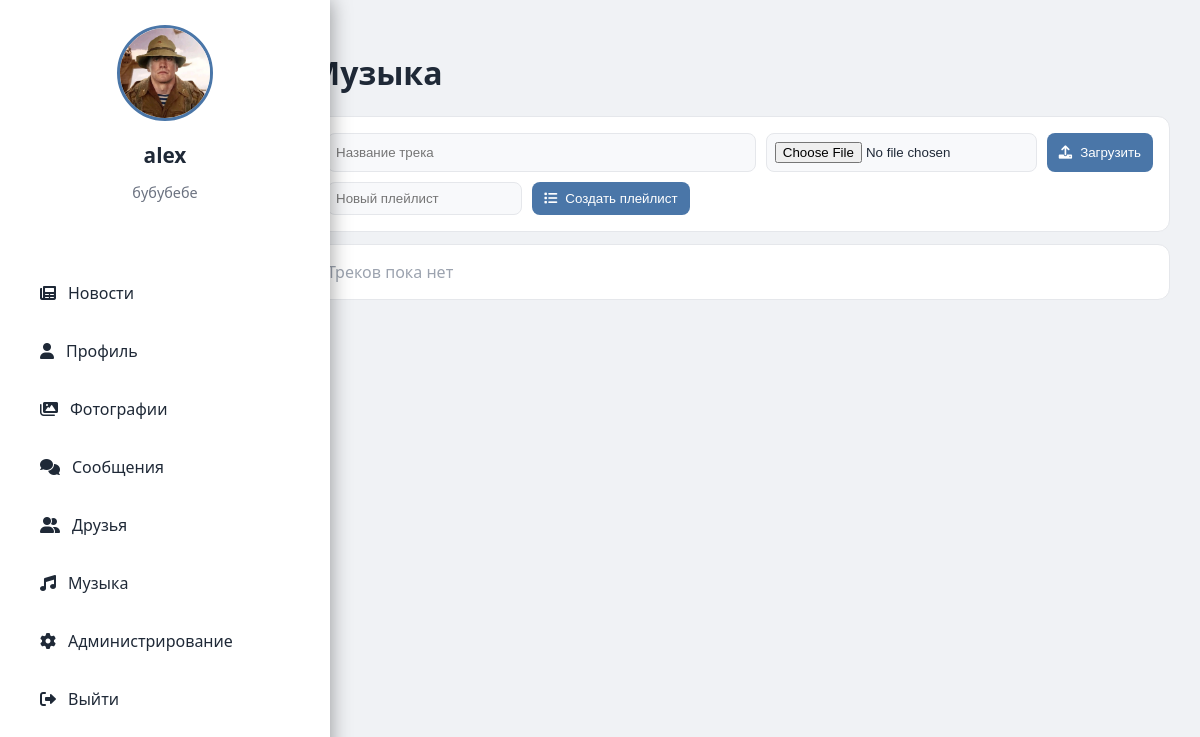
/music (signed in), run on an earlier commit of the app's database.
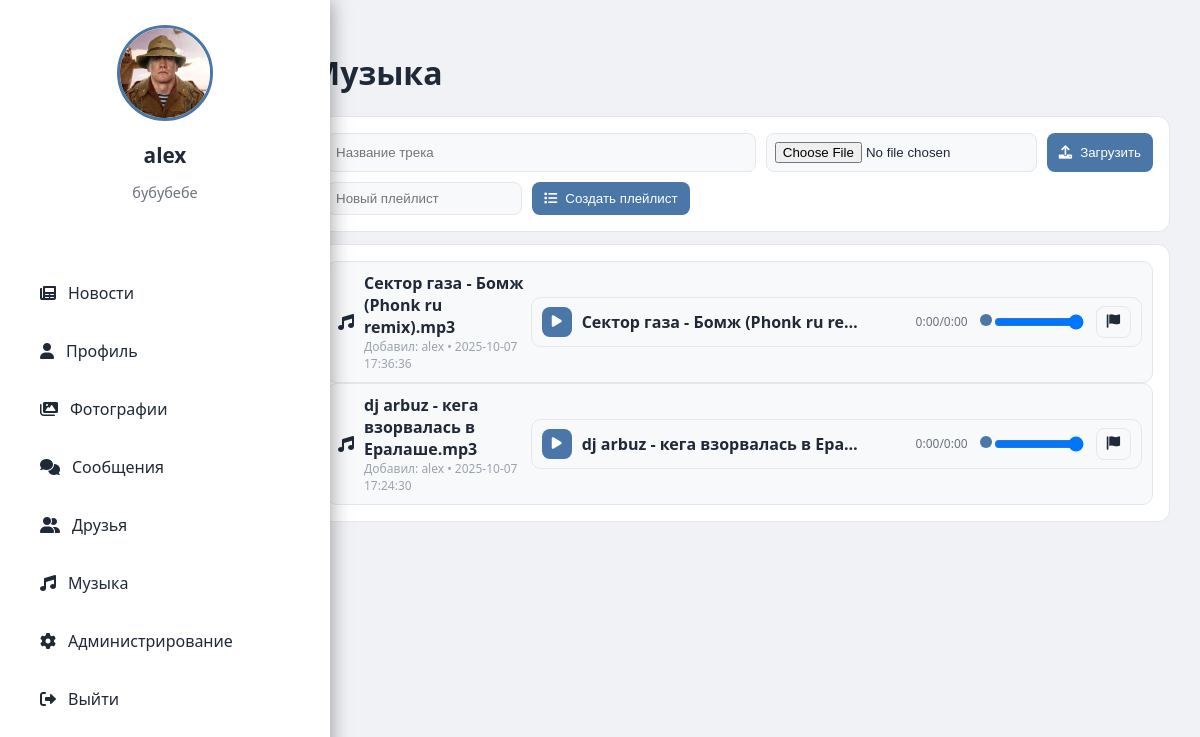
And on a later commit of the database.
### tables this page shows
CREATE TABLE music (
                 id INTEGER PRIMARY KEY AUTOINCREMENT,
                 user_id INTEGER NOT NULL,
                 filename TEXT NOT NULL,
                 title TEXT,
                 uploaded_at DATETIME DEFAULT CURRENT_TIMESTAMP,
                 FOREIGN KEY(user_id) REFERENCES users(id));

CREATE TABLE users (
                id INTEGER PRIMARY KEY AUTOINCREMENT,
                username TEXT UNIQUE NOT NULL,
                password TEXT NOT NULL,
                email TEXT,
                bio TEXT,
                avatar TEXT, role TEXT DEFAULT 'user' CHECK(role IN ('admin', 'moderator', 'user')), is_online BOOLEAN DEFAULT FALSE, last_seen DATETIME, banner TEXT, is_blocked BOOLEAN DEFAULT 0, block_reason TEXT);

### routes/music.py (the view)
@bp.route('/music')
def music_index():
    if 'user_id' not in session:
        return redirect(url_for('auth.index'))
    conn = get_db(); c = conn.cursor()
    c.execute('SELECT id, username, email, bio, avatar, role FROM users WHERE id=?', (session['user_id'],))
    me = c.fetchone()
    current_user = None
    if me:
        current_user = {
            'id': me['id'],
            'username': me['username'],
            'email': me['email'],
            'bio': me['bio'],
            'avatar': me['avatar'],
            'role': me['role'],
        }
    c.execute('''SELECT m.id, m.filename, m.title, m.uploaded_at, u.username
                 FROM music m JOIN users u ON m.user_id=u.id
                 ORDER BY m.uploaded_at DESC''')
    tracks = c.fetchall(); conn.close()
    return render_template('music.html', current_user=current_user, tracks=tracks, active_page='music')

### app.py (called while the page is built)
@app.before_request
def enforce_account_block():
    try:
        if request.path.startswith('/static') or request.path.startswith('/socket.io'):
            return None
        if request.endpoint in {'auth.blocked', 'auth.index', 'static.static_files'}:
            return None
        if 'user_id' not in session:
            return None
        from models import get_db
        conn = get_db()
        c = conn.cursor()
        c.execute('SELECT is_blocked, block_reason FROM users WHERE id = ?', (session['user_id'],))
        row = c.fetchone()
        conn.close()
        if row and row['is_blocked']:
            reason = row['block_reason'] or 'Профиль заблокирован администратором'
            return render_template('blocked.html', reason=reason)
    except Exception:
        return None

### models.py (called while the page is built)
def get_db():
    conn = sqlite3.connect('social_network.db')
    conn.row_factory = sqlite3.Row
    return conn

### templates/music.html (shortened to what this page needs)
<!DOCTYPE html>
<html>
<head>
    <link href="https://cdnjs.cloudflare.com/ajax/libs/font-awesome/6.0.0/css/all.min.css" rel="stylesheet">
    </head>
<body>
    <div class="app">
        <div class="sidebar">
            <div class="profile-card">
                <img src="{{ url_for('static', filename='uploads/' + current_user.avatar) if current_user and current_user.avatar else url_for('static', filename='uploads/default_avatar.png') }}" alt="Avatar">
                <h3>{{ current_user.username if current_user else 'Профиль' }}</h3>
                <p>{{ current_user.bio if current_user else '' }}</p>
            </div>
            <div class="nav">
                <a href="{{ url_for('feed.feed') }}"><i class="fas fa-newspaper"></i> Новости</a>
                <a href="{{ url_for('profile.profile') }}"><i class="fas fa-user"></i> Профиль</a>
                <a href="{{ url_for('gallery.gallery') }}"><i class="fas fa-images"></i> Фотографии</a>
                <a href="{{ url_for('messages.messages') }}"><i class="fas fa-comments"></i> Сообщения</a>
                <a href="{{ url_for('friends.friends') }}"><i class="fas fa-user-friends"></i> Друзья</a>
                <a href="{{ url_for('music.music_index') }}" class="active"><i class="fas fa-music"></i> Музыка</a>
                {% if current_user and current_user.role in ['admin','moderator'] %}
                <a href="{{ url_for('admin.admin') }}"><i class="fas fa-cog"></i> Администрирование</a>
                {% endif %}
                <a href="{{ url_for('static.logout') }}"><i class="fas fa-sign-out-alt"></i> Выйти</a>
            </div>
        </div>
        <div class="content">
    <div class="wrap">
        <h1>Музыка</h1>
        <div class="panel" style="margin-bottom:12px;">
            <form method="POST" action="{{ url_for('music.music_upload') }}" enctype="multipart/form-data" class="grid" style="grid-template-columns:1fr auto auto;">
                <input type="text" name="title" placeholder="Название трека">
                <input type="file" name="file" accept="audio/*">
                <button class="btn" type="submit"><i class="fas fa-upload"></i> Загрузить</button>
            </form>
            <form method="POST" action="{{ url_for('music.playlist_create') }}" style="margin-top:10px; display:flex; gap:10px;">
                <input type="text" name="title" placeholder="Новый плейлист">
                <button class="btn" type="submit"><i class="fas fa-list"></i> Создать плейлист</button>
            </form>
        </div>
        <div class="panel">
            {% for t in tracks %}
            <div class="row">
                <div class="meta">
                    <i class="fas fa-music"></i>
                    <div>
                        <div style="font-weight:600">{{ t['title'] or t['filename'] }}</div>
                        <div style="font-size:12px;color:#9ca3af">Добавил: {{ t['username'] }} • {{ t['uploaded_at'] }}</div>
                    </div>
                </div>
                <div style="display:flex;flex-direction:column;gap:8px;align-items:flex-end;">
                    <div class="player" data-audio-id="track-{{ t['id'] }}">
                        <button class="pbtn play"><i class="fas fa-play"></i></button>
                        <div class="p-title">{{ t['title'] or t['filename'] }}</div>
                        <div class="p-time"><span class="cur">0:00</span>/<span class="dur">0:00</span></div>
                        <div class="p-progress"><input type="range" class="p-seek" min="0" max="1000" value="0"></div>
                        <input class="p-vol" type="range" min="0" max="1" step="0.01" value="1">
                        <button class="pbtn secondary" onclick="openReportModal({{ t['id'] }})"><i class="fas fa-flag"></i></button>
                    </div>
                </div>
            </div>
            {% else %}
            <div style="color:#9ca3af">Треков пока нет</div>
            {% endfor %}
    </div>
        </div>
    </div>
</body>
</html>

What changed in the data, as far as the page shows it:
added music: title "Сектор газа - Бомж (Phonk ru remix).mp3", username "alex", uploaded_at "2025-10-07 17:36:36", title "Сектор газа - Бомж (Phonk ru re…"
added music: title "dj arbuz - кега взорвалась в Ералаше.mp3", username "alex", uploaded_at "2025-10-07 17:24:30", title "dj arbuz - кега взорвалась в Ера…"
Also different on the page:
text no longer shown: "Треков пока нет"
